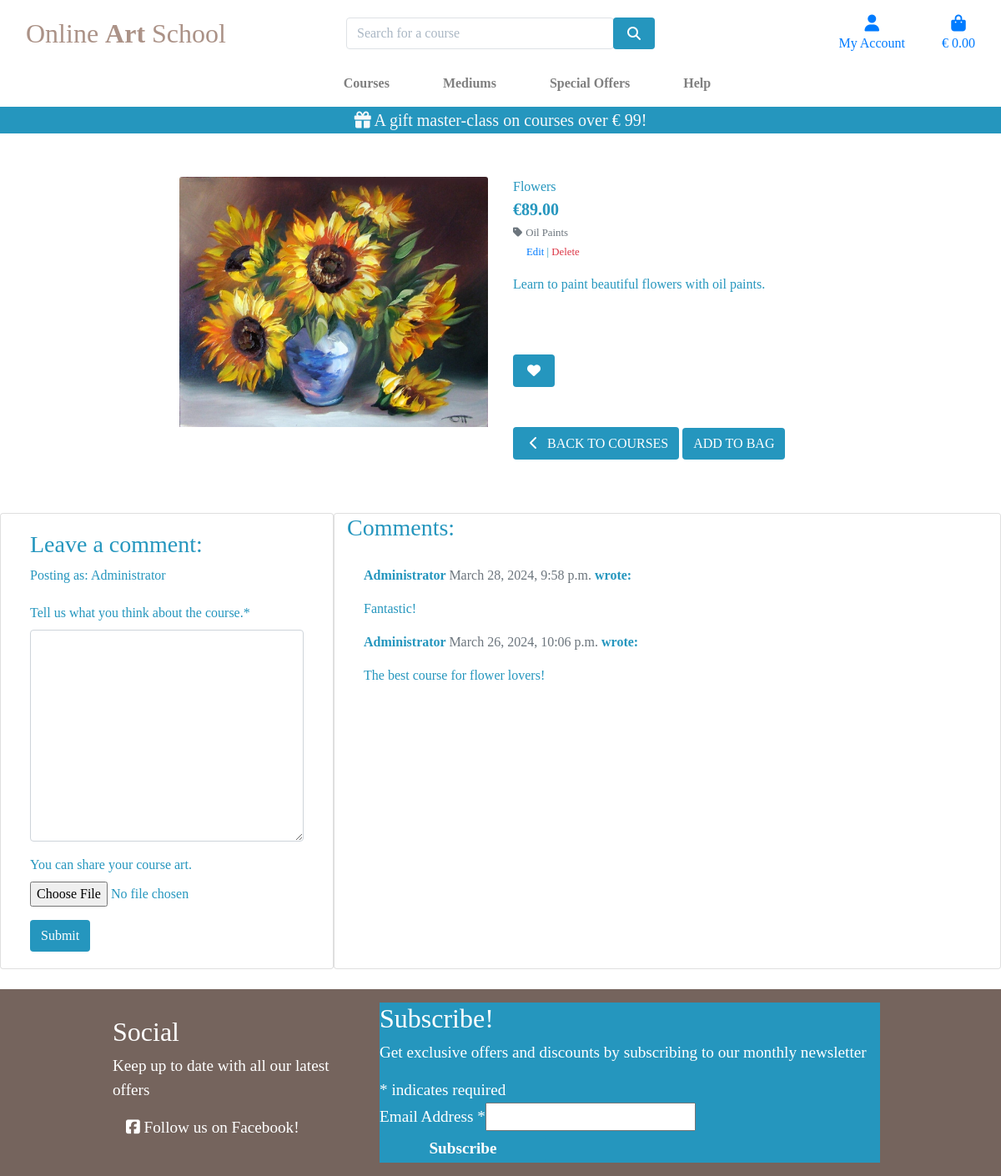
/courses/2/ (signed in), run on the app's committed database.
### courses/models.py (models this page shows, shortened)
class Course(models.Model):
    category = models.ForeignKey('Category', null=True, blank=True, on_delete=models.SET_NULL)
    sku = models.CharField(max_length=254, null=True, blank=True)
    name = models.CharField(max_length=254)
    description = models.TextField()
    is_open = models.BooleanField(default=False, null=True, blank=True)
    price = models.DecimalField(max_digits=6, decimal_places=2)
    image_url = models.URLField(max_length=1024, null=True, blank=True)
    image = models.ImageField(null=True, blank=True)
    video_url = models.URLField(max_length=1024, null=True, blank=True)
    video = EmbedVideoField(null=True, blank=True)

class Category(models.Model):
    class Meta:
        verbose_name_plural = 'Categories'
    name = models.CharField(max_length=254)
    friendly_name = models.CharField(max_length=254, null=True, blank=True)

class Comment(models.Model):
    course = models.ForeignKey(Course, on_delete=models.CASCADE, related_name='comments')
    name = models.CharField(max_length=100)
    body = models.TextField()
    image = models.ImageField(
        null=True, blank=True,
        validators=[FileExtensionValidator(allowed_extensions=['jpg', 'jpeg', 'png', 'gif'])]
        )
    posted_on = models.DateTimeField(auto_now_add=True)
    approved = models.BooleanField(default=False)
    class Meta:
        ordering = ["posted_on"]

### courses/views.py (the view, shortened to what this page needs)
# urls.py: path('<int:course_id>/', views.course_detail, name='course_detail'),
def course_detail(request, course_id):
    template_name = 'courses/course_detail.html'
    course = get_object_or_404(Course, pk=course_id)
    comments = course.comments.filter(approved=True).order_by("-posted_on")
    new_comment = None
    context = {
        'course': course,
        "comments": comments,
        'new_comment': new_comment,
        "comment_form": CommentForm()
    }
    return render(request, template_name, context)

### courses/forms.py
class CommentForm(forms.ModelForm):
    class Meta:
        model = Comment
        fields = ('body', 'image')
    def __init__(self, *args, **kwargs):
        super(CommentForm, self).__init__(*args, **kwargs)
        self.fields['body'].label = 'Tell us what you think about the course.'
        self.fields['image'].label = 'You can share your course art.'
        self.fields['image'].widget.attrs['accept'] = 'image/*'

### bag/contexts.py (called while the page is built, shortened)
def bag_contents(request):
    bag_items = []
    total = 0
    course_count = 0
    free_mc = False
    bag = request.session.get('bag', {})
    if total < settings.FREE_MC_THRESHOLD:
        free_mc_delta = settings.FREE_MC_THRESHOLD - total
    else:
        free_mc = get_object_or_404(Course, pk=1)
        free_mc.price = 0
        free_mc_delta = 0
    context = {
        'bag_items': bag_items,
        'total': total,
        'course_count': course_count,
        'free_mc_threshold': settings.FREE_MC_THRESHOLD,
        'free_mc_delta': free_mc_delta,
        'free_mc': free_mc,
    }
    return context

### courses/templates/courses/course_detail.html (shortened to what this page needs)
{% extends "base.html" %}
{% load static %}
{% block page_header %}
    <div class="container header-container">
    </div>
{% endblock %}
{% block content %}
    <div class="container-fluid">
        <div class="row">
            <div class="col-12 col-md-6 col-lg-4 offset-lg-2">
                <div class="image-container my-5">
                    {% if course.image %}
                        <a href="{{ course.image.url }}" target="_blank">
                            <img class="card-img-top img-fluid" src="{{ course.image.url }}" alt="{{ course.name }}">
                        </a>
                        {% else %}
                        <a href="">
                            <img class="card-img-top img-fluid" src="{{ MEDIA_URL }}noimage.png" alt="{{ course.name }}">
                        </a>
                    {% endif %}
                </div>
            </div>
            <div class="col-12 col-md-6 col-lg-4">
                <div class="course-details-container mb-5 mt-md-5">
                    <p class="mb-0">{{ course.name }}</p>
                    <p class="lead mb-0 text-left font-weight-bold">€{{ course.price }}</p>
                    {% if course.category %}
                    <p class="small mt-1 mb-0">
                        <a class="text-muted" href="{% url 'courses' %}?category={{ course.category.name }}">
                            <i class="fas fa-tag mr-1"></i>{{ course.category.friendly_name }}
                        </a>
                    </p>
                    {% endif %}
                    {% if request.user.is_superuser %}
                        <small class="ml-3">
                            <a href="{% url 'edit_course' course.id %}">Edit</a> |
                            <a class="text-danger" href="{% url 'delete_course' course.id %}">Delete</a>
                        </small>
                    {% endif %}
                    <p class="mt-3">{{ course.description }}</p>
                    <form class="form" action="#" method="POST">
                        <div class="form-row">
                            <div class="col-12 mt-2">
                                <a href="{% url 'add_to_wishlist' course.id %}" class="btn btn-blue rounded mt-5">
                                    <span class="icon like">
                                        <i class="fas fa-heart"></i>
                                    </span>
                                </a>
                            </div>
                        </div>
                    </form>
                    <form class="form" action="{% url 'add_to_bag' course.id %}" method="POST">
                        <div class="form-row">
                            <div class="col{% if s %}-12 mt-2{% endif %}">
                                <a href="{% url 'courses' %}" class="btn btn-blue rounded mt-5">
                                    <span class="icon">
                                        <i class="fas fa-chevron-left"></i>
                                    </span>
                                    <span class="text-uppercase">Back to courses</span>
                                </a>
                                <input type="submit" class="btn btn-blue rounded text-uppercase mt-5" value="Add to Bag">
                            </div>
                        </div>
                    </form>
                </div>
            </div>
        </div>
        <div class="row">
            <div class="col-md-4 card mb-4 mt-3">
                <div class="card-body">
                    {% if new_comment %}
                    <div class="alert alert-success" role="alert">
                        Your comment is awaiting approval
                    </div>
                    {% else %}
                    {% if user.is_authenticated %}
                    <h3>Leave a comment:</h3>
                    <p>Posting as: {{ user.username }}</p>
                    <form method="POST" enctype="multipart/form-data" style="margin-top: 1.3em;">
                        {{ comment_form | crispy }}
                        <button type="submit" class="btn btn-blue">Submit</button>
                    </form>
                    {% endif %}
                    {% endif %}
                </div>
            </div>
            <div class="col-md-8 card mb-4 mt-3">
                <h3>Comments:</h3>
                <div class="card-body">
                    {% for comment in comments %}
                    <div class="comments" style="margin: auto;">
                        <p class="font-weight-bold">
                            {{ comment.name }}
                            <span class=" text-muted font-weight-normal">
                                {{ comment.posted_on }}
                            </span> wrote:
                        </p>
                        {{ comment.body | linebreaks }}
                    </div>
                    {% endfor %}
                </div>
            </div>
        </div>
    </div>
{% endblock %}

### static/css/base.css (style rules this page uses)
html { height: 100%; }
body { background: url('/media/elena-mozhvilo-xw8DfYBaNbQ-unsplash.jpg') no-repeat center center fixed; background-size: cover; height: calc(100vh - 164px); color: #2596be; font-family: 'Georgia'; }
.icon { align-items: center; display: inline-flex; justify-content: center; height: 1.5rem; width: 1.5rem; }
.btn-blue { background: #2596be !important; color: white !important; }
@media (min-width: 1200px) { .container { max-width: 80%; } }
@media (min-width: 992px) { .header-container { padding-top: 164px; } }

### data on the page
Course: image (picture), name "Flowers", price "89.00", category.friendly_name "Oil Paints", description "Learn to paint beautiful flowers with oil paints."
Comment: name "Administrator", posted_on "March 28, 2024, 9:58 p.m.", body "Fantastic!"
Comment: name "Administrator", posted_on "March 26, 2024, 10:06 p.m.", body "The best course for flower lovers!"

### other printed values
{{ free_mc_threshold }} "99"
{{ user.username }} "Administrator"
